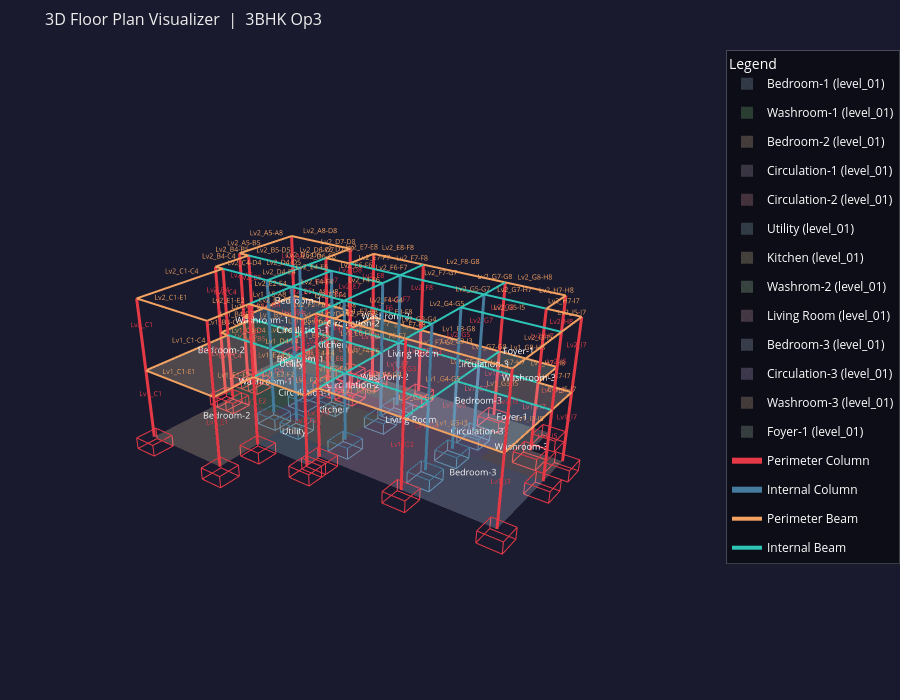

Source (notebook cell):
### Code cell
show_layout("3BHK Op3", FILES["3BHK Op3"])
